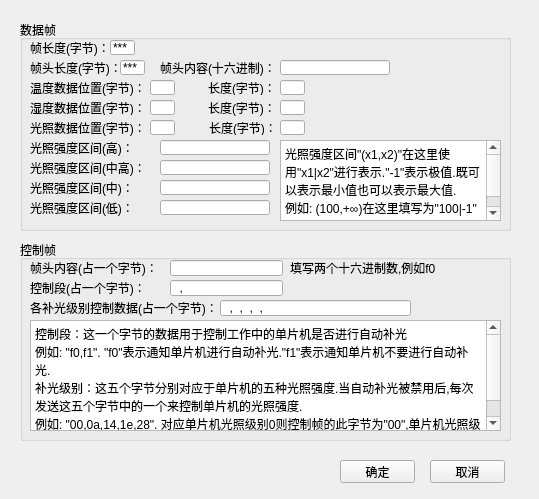
<?xml version="1.0" encoding="UTF-8"?>
<ui version="4.0">
 <class>MainWindow</class>
 <widget class="QMainWindow" name="MainWindow">
  <property name="geometry">
   <rect>
    <x>0</x>
    <y>0</y>
    <width>539</width>
    <height>499</height>
   </rect>
  </property>
  <property name="minimumSize">
   <size>
    <width>539</width>
    <height>499</height>
   </size>
  </property>
  <property name="maximumSize">
   <size>
    <width>539</width>
    <height>499</height>
   </size>
  </property>
  <property name="windowTitle">
   <string>MainWindow</string>
  </property>
  <widget class="QWidget" name="centralWidget">
   <widget class="QGroupBox" name="groupBox">
    <property name="geometry">
     <rect>
      <x>20</x>
      <y>20</y>
      <width>491</width>
      <height>211</height>
     </rect>
    </property>
    <property name="title">
     <string>数据帧</string>
    </property>
    <widget class="QLabel" name="label">
     <property name="geometry">
      <rect>
       <x>10</x>
       <y>20</y>
       <width>91</width>
       <height>16</height>
      </rect>
     </property>
     <property name="text">
      <string>帧长度(字节)：</string>
     </property>
    </widget>
    <widget class="QLineEdit" name="lineEdit">
     <property name="geometry">
      <rect>
       <x>90</x>
       <y>20</y>
       <width>25</width>
       <height>15</height>
      </rect>
     </property>
     <property name="text">
      <string>***</string>
     </property>
     <property name="readOnly">
      <bool>true</bool>
     </property>
    </widget>
    <widget class="QLabel" name="label_2">
     <property name="geometry">
      <rect>
       <x>10</x>
       <y>40</y>
       <width>101</width>
       <height>16</height>
      </rect>
     </property>
     <property name="text">
      <string>帧头长度(字节)：</string>
     </property>
    </widget>
    <widget class="QLineEdit" name="lineEdit_2">
     <property name="geometry">
      <rect>
       <x>100</x>
       <y>40</y>
       <width>25</width>
       <height>15</height>
      </rect>
     </property>
     <property name="text">
      <string>***</string>
     </property>
     <property name="readOnly">
      <bool>true</bool>
     </property>
    </widget>
    <widget class="QLabel" name="label_3">
     <property name="geometry">
      <rect>
       <x>140</x>
       <y>40</y>
       <width>120</width>
       <height>16</height>
      </rect>
     </property>
     <property name="text">
      <string>帧头内容(十六进制)：</string>
     </property>
    </widget>
    <widget class="QLineEdit" name="lineEdit_3">
     <property name="geometry">
      <rect>
       <x>260</x>
       <y>40</y>
       <width>110</width>
       <height>15</height>
      </rect>
     </property>
    </widget>
    <widget class="QLabel" name="label_4">
     <property name="geometry">
      <rect>
       <x>10</x>
       <y>60</y>
       <width>121</width>
       <height>16</height>
      </rect>
     </property>
     <property name="text">
      <string>温度数据位置(字节)：</string>
     </property>
    </widget>
    <widget class="QLineEdit" name="lineEdit_4">
     <property name="geometry">
      <rect>
       <x>130</x>
       <y>60</y>
       <width>25</width>
       <height>15</height>
      </rect>
     </property>
    </widget>
    <widget class="QLabel" name="label_5">
     <property name="geometry">
      <rect>
       <x>188</x>
       <y>60</y>
       <width>70</width>
       <height>15</height>
      </rect>
     </property>
     <property name="text">
      <string>长度(字节)：</string>
     </property>
    </widget>
    <widget class="QLineEdit" name="lineEdit_5">
     <property name="geometry">
      <rect>
       <x>260</x>
       <y>60</y>
       <width>25</width>
       <height>15</height>
      </rect>
     </property>
    </widget>
    <widget class="QLabel" name="label_6">
     <property name="geometry">
      <rect>
       <x>10</x>
       <y>80</y>
       <width>120</width>
       <height>15</height>
      </rect>
     </property>
     <property name="text">
      <string>湿度数据位置(字节)：</string>
     </property>
    </widget>
    <widget class="QLineEdit" name="lineEdit_6">
     <property name="geometry">
      <rect>
       <x>130</x>
       <y>80</y>
       <width>25</width>
       <height>15</height>
      </rect>
     </property>
    </widget>
    <widget class="QLabel" name="label_7">
     <property name="geometry">
      <rect>
       <x>188</x>
       <y>80</y>
       <width>71</width>
       <height>16</height>
      </rect>
     </property>
     <property name="text">
      <string>长度(字节)：</string>
     </property>
    </widget>
    <widget class="QLineEdit" name="lineEdit_7">
     <property name="geometry">
      <rect>
       <x>260</x>
       <y>80</y>
       <width>25</width>
       <height>15</height>
      </rect>
     </property>
    </widget>
    <widget class="QLabel" name="label_8">
     <property name="geometry">
      <rect>
       <x>10</x>
       <y>100</y>
       <width>121</width>
       <height>16</height>
      </rect>
     </property>
     <property name="text">
      <string>光照数据位置(字节)：</string>
     </property>
    </widget>
    <widget class="QLineEdit" name="lineEdit_8">
     <property name="geometry">
      <rect>
       <x>130</x>
       <y>100</y>
       <width>25</width>
       <height>15</height>
      </rect>
     </property>
    </widget>
    <widget class="QLabel" name="label_9">
     <property name="geometry">
      <rect>
       <x>189</x>
       <y>100</y>
       <width>70</width>
       <height>15</height>
      </rect>
     </property>
     <property name="text">
      <string>长度(字节)：</string>
     </property>
    </widget>
    <widget class="QLineEdit" name="lineEdit_9">
     <property name="geometry">
      <rect>
       <x>260</x>
       <y>100</y>
       <width>25</width>
       <height>15</height>
      </rect>
     </property>
    </widget>
    <widget class="QLabel" name="label_10">
     <property name="geometry">
      <rect>
       <x>10</x>
       <y>120</y>
       <width>111</width>
       <height>16</height>
      </rect>
     </property>
     <property name="text">
      <string>光照强度区间(高)：</string>
     </property>
    </widget>
    <widget class="QLabel" name="label_11">
     <property name="geometry">
      <rect>
       <x>10</x>
       <y>140</y>
       <width>121</width>
       <height>16</height>
      </rect>
     </property>
     <property name="text">
      <string>光照强度区间(中高)：</string>
     </property>
    </widget>
    <widget class="QLabel" name="label_12">
     <property name="geometry">
      <rect>
       <x>10</x>
       <y>160</y>
       <width>111</width>
       <height>16</height>
      </rect>
     </property>
     <property name="text">
      <string>光照强度区间(中)：</string>
     </property>
    </widget>
    <widget class="QLineEdit" name="lineEdit_10">
     <property name="geometry">
      <rect>
       <x>140</x>
       <y>120</y>
       <width>110</width>
       <height>15</height>
      </rect>
     </property>
    </widget>
    <widget class="QLineEdit" name="lineEdit_11">
     <property name="geometry">
      <rect>
       <x>140</x>
       <y>140</y>
       <width>110</width>
       <height>15</height>
      </rect>
     </property>
    </widget>
    <widget class="QLineEdit" name="lineEdit_12">
     <property name="geometry">
      <rect>
       <x>140</x>
       <y>160</y>
       <width>110</width>
       <height>15</height>
      </rect>
     </property>
    </widget>
    <widget class="QLabel" name="label_13">
     <property name="geometry">
      <rect>
       <x>10</x>
       <y>180</y>
       <width>111</width>
       <height>16</height>
      </rect>
     </property>
     <property name="text">
      <string>光照强度区间(低)：</string>
     </property>
    </widget>
    <widget class="QLineEdit" name="lineEdit_13">
     <property name="geometry">
      <rect>
       <x>140</x>
       <y>180</y>
       <width>110</width>
       <height>15</height>
      </rect>
     </property>
    </widget>
    <widget class="QTextBrowser" name="textBrowser">
     <property name="geometry">
      <rect>
       <x>260</x>
       <y>120</y>
       <width>221</width>
       <height>81</height>
      </rect>
     </property>
     <property name="html">
      <string>&lt;!DOCTYPE HTML PUBLIC &quot;-//W3C//DTD HTML 4.0//EN&quot; &quot;http://www.w3.org/TR/REC-html40/strict.dtd&quot;&gt;
&lt;html&gt;&lt;head&gt;&lt;meta name=&quot;qrichtext&quot; content=&quot;1&quot; /&gt;&lt;style type=&quot;text/css&quot;&gt;
p, li { white-space: pre-wrap; }
&lt;/style&gt;&lt;/head&gt;&lt;body style=&quot; font-family:'SimSun'; font-size:9pt; font-weight:400; font-style:normal;&quot;&gt;
&lt;p style=&quot; margin-top:0px; margin-bottom:0px; margin-left:0px; margin-right:0px; -qt-block-indent:0; text-indent:0px;&quot;&gt;光照强度区间&amp;quot;(x1,x2)&amp;quot;在这里使用&amp;quot;x1|x2&amp;quot;进行表示.&amp;quot;-1&amp;quot;表示极值.既可以表示最小值也可以表示最大值.&lt;/p&gt;
&lt;p style=&quot; margin-top:0px; margin-bottom:0px; margin-left:0px; margin-right:0px; -qt-block-indent:0; text-indent:0px;&quot;&gt;例如: (100,+∞)在这里填写为&amp;quot;100|-1&amp;quot;&lt;/p&gt;
&lt;p style=&quot; margin-top:0px; margin-bottom:0px; margin-left:0px; margin-right:0px; -qt-block-indent:0; text-indent:0px;&quot;&gt;      (-∞,100)在这里填写为&amp;quot;-1|100&amp;quot;&lt;/p&gt;&lt;/body&gt;&lt;/html&gt;</string>
     </property>
    </widget>
   </widget>
   <widget class="QGroupBox" name="groupBox_2">
    <property name="geometry">
     <rect>
      <x>20</x>
      <y>240</y>
      <width>491</width>
      <height>201</height>
     </rect>
    </property>
    <property name="title">
     <string>控制帧</string>
    </property>
    <widget class="QLabel" name="label_14">
     <property name="geometry">
      <rect>
       <x>10</x>
       <y>20</y>
       <width>131</width>
       <height>16</height>
      </rect>
     </property>
     <property name="text">
      <string>帧头内容(占一个字节)：</string>
     </property>
    </widget>
    <widget class="QLineEdit" name="lineEdit_14">
     <property name="geometry">
      <rect>
       <x>150</x>
       <y>20</y>
       <width>113</width>
       <height>16</height>
      </rect>
     </property>
     <property name="inputMask">
      <string>HH</string>
     </property>
    </widget>
    <widget class="QLabel" name="label_15">
     <property name="geometry">
      <rect>
       <x>10</x>
       <y>40</y>
       <width>121</width>
       <height>16</height>
      </rect>
     </property>
     <property name="text">
      <string>控制段(占一个字节)：</string>
     </property>
    </widget>
    <widget class="QLineEdit" name="lineEdit_15">
     <property name="geometry">
      <rect>
       <x>150</x>
       <y>40</y>
       <width>113</width>
       <height>16</height>
      </rect>
     </property>
     <property name="inputMask">
      <string>HH,HH</string>
     </property>
    </widget>
    <widget class="QLabel" name="label_16">
     <property name="geometry">
      <rect>
       <x>10</x>
       <y>60</y>
       <width>191</width>
       <height>16</height>
      </rect>
     </property>
     <property name="text">
      <string>各补光级别控制数据(占一个字节)：</string>
     </property>
    </widget>
    <widget class="QLineEdit" name="lineEdit_16">
     <property name="geometry">
      <rect>
       <x>200</x>
       <y>60</y>
       <width>191</width>
       <height>16</height>
      </rect>
     </property>
     <property name="inputMask">
      <string>HH,HH,HH,HH,HH</string>
     </property>
    </widget>
    <widget class="QTextBrowser" name="textBrowser_2">
     <property name="geometry">
      <rect>
       <x>10</x>
       <y>80</y>
       <width>471</width>
       <height>111</height>
      </rect>
     </property>
     <property name="html">
      <string>&lt;!DOCTYPE HTML PUBLIC &quot;-//W3C//DTD HTML 4.0//EN&quot; &quot;http://www.w3.org/TR/REC-html40/strict.dtd&quot;&gt;
&lt;html&gt;&lt;head&gt;&lt;meta name=&quot;qrichtext&quot; content=&quot;1&quot; /&gt;&lt;style type=&quot;text/css&quot;&gt;
p, li { white-space: pre-wrap; }
&lt;/style&gt;&lt;/head&gt;&lt;body style=&quot; font-family:'SimSun'; font-size:9pt; font-weight:400; font-style:normal;&quot;&gt;
&lt;p style=&quot; margin-top:0px; margin-bottom:0px; margin-left:0px; margin-right:0px; -qt-block-indent:0; text-indent:0px;&quot;&gt;控制段：这一个字节的数据用于控制工作中的单片机是否进行自动补光&lt;/p&gt;
&lt;p style=&quot; margin-top:0px; margin-bottom:0px; margin-left:0px; margin-right:0px; -qt-block-indent:0; text-indent:0px;&quot;&gt;例如: &amp;quot;f0,f1&amp;quot;. &amp;quot;f0&amp;quot;表示通知单片机进行自动补光.&amp;quot;f1&amp;quot;表示通知单片机不要进行自动补光.&lt;/p&gt;
&lt;p style=&quot; margin-top:0px; margin-bottom:0px; margin-left:0px; margin-right:0px; -qt-block-indent:0; text-indent:0px;&quot;&gt;补光级别：这五个字节分别对应于单片机的五种光照强度.当自动补光被禁用后,每次发送这五个字节中的一个来控制单片机的光照强度.&lt;/p&gt;
&lt;p style=&quot; margin-top:0px; margin-bottom:0px; margin-left:0px; margin-right:0px; -qt-block-indent:0; text-indent:0px;&quot;&gt;例如: &amp;quot;00,0a,14,1e,28&amp;quot;. 对应单片机光照级别0则控制帧的此字节为&amp;quot;00&amp;quot;,单片机光照级别1则控制帧的此字节为&amp;quot;0a&amp;quot;以此类推.&lt;/p&gt;&lt;/body&gt;&lt;/html&gt;</string>
     </property>
    </widget>
    <widget class="QLabel" name="label_17">
     <property name="geometry">
      <rect>
       <x>270</x>
       <y>20</y>
       <width>151</width>
       <height>16</height>
      </rect>
     </property>
     <property name="text">
      <string>填写两个十六进制数,例如f0</string>
     </property>
    </widget>
   </widget>
   <widget class="QPushButton" name="pushButton">
    <property name="geometry">
     <rect>
      <x>340</x>
      <y>460</y>
      <width>75</width>
      <height>23</height>
     </rect>
    </property>
    <property name="text">
     <string>确定</string>
    </property>
   </widget>
   <widget class="QPushButton" name="pushButton_2">
    <property name="geometry">
     <rect>
      <x>430</x>
      <y>460</y>
      <width>75</width>
      <height>23</height>
     </rect>
    </property>
    <property name="text">
     <string>取消</string>
    </property>
   </widget>
  </widget>
 </widget>
 <layoutdefault spacing="6" margin="11"/>
 <resources/>
 <connections/>
</ui>
